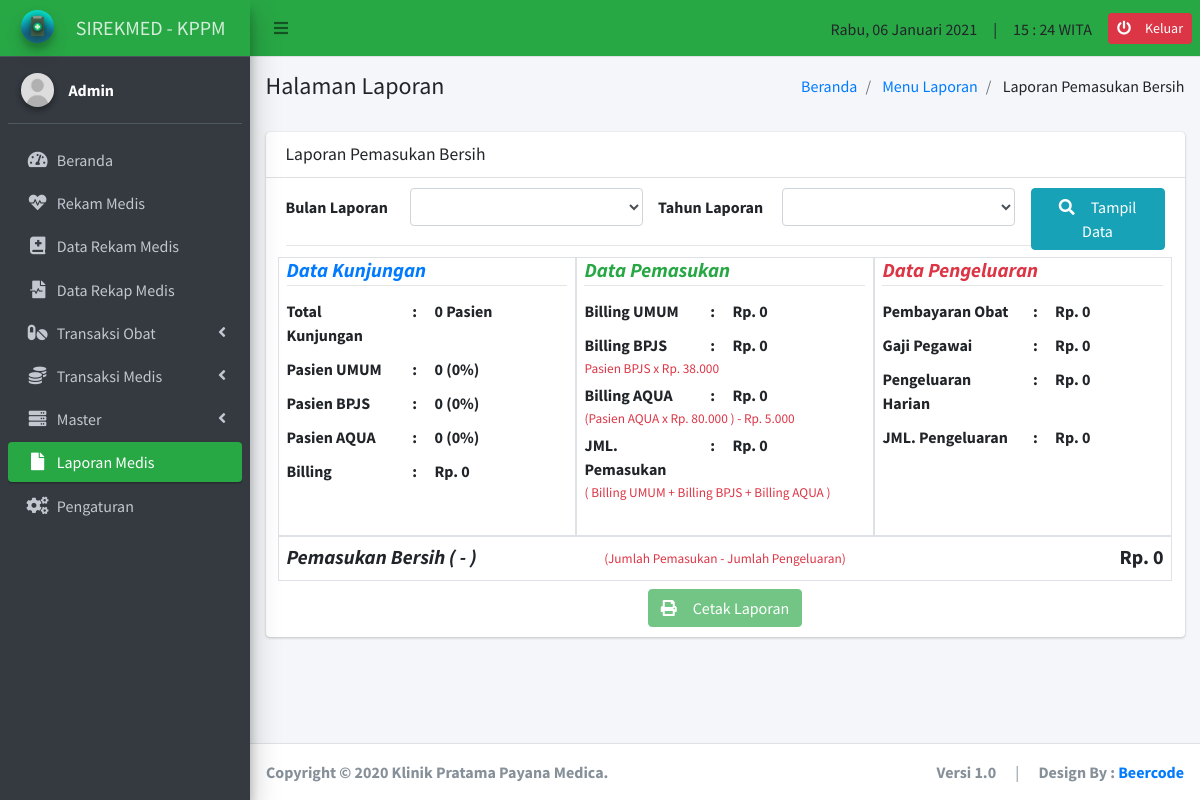
The page /menu-laporan-pemasukan.php (signed in) on the database its author committed.
### tables this page shows
CREATE TABLE `tabel_uang` (
  `id_uang` varchar(20) NOT NULL,
  `uang_hadir` bigint(20) NOT NULL,
  `uang_bpjs` bigint(20) NOT NULL,
  `uang_aqua` bigint(20) NOT NULL,
  `biaya_bank` bigint(20) NOT NULL
);

### database.php (called while the page is built, shortened)
<?php
$koneksi = mysqli_connect("localhost", "root", "", "db_rekam_medis");
function query($query)
{
  global $koneksi;
  $result = mysqli_query($koneksi, $query);
  $rows = [];
  while ($row = mysqli_fetch_assoc($result)) {
    $rows[] = $row;
  }
  return $rows;
}

### menu-laporan-pemasukan.php (the view, shortened to what this page needs)
<?php
include "header.php";
include "sidebar.php";
include "database.php";
if (isset($_REQUEST["bulan_masuk"]) && ($_REQUEST["tahun_masuk"]) > 0) {
  $halaman        = "on";
  $tgl_awal       = $_REQUEST["bulan_masuk"];
  $tgl_akhir      = $_REQUEST["tahun_masuk"];
  $tanggal        = $tgl_akhir . "-" . $tgl_awal;
  $lap_kunjungan  = query("SELECT SUM(kunjungan) AS kunjung,
                                  SUM(pasien_umum) AS umum,
                                  SUM(pasien_bpjs) As bpjs,
                                  SUM(pasien_aqua) AS aqua,
                                  SUM(total_biaya) AS total
                          FROM tabel_rekap WHERE tanggal_rekap LIKE '%$tanggal%'")[0];
  $lap_pemasukan  = query("SELECT SUM(biaya_umum) AS umum,
                                  SUM(biaya_bpjs) AS bpjs,
                                  SUM(biaya_aqua) AS aqua,
                                  SUM(total_pemasukan) AS total
                          FROM tabel_pemasukan WHERE tanggal_pemasukan LIKE '%$tanggal%'")[0];
  $lap_pengeluaran  = query("SELECT * FROM tabel_pengeluaran WHERE tanggal_pengeluaran LIKE '%$tanggal%'")[0];
  $hal_link       = "?&bulan_masuk=$tgl_awal&tahun_masuk=$tgl_akhir";
  $kunjungan      = number_format($lap_kunjungan["kunjung"], 0, ".", ".");
  $umum           = number_format($lap_kunjungan["umum"], 0, ".", ".");
  $bpjs           = number_format($lap_kunjungan["bpjs"], 0, ".", ".");
  $aqua           = number_format($lap_kunjungan["aqua"], 0, ".", ".");
  $billing        = number_format($lap_kunjungan["total"], 0, ".", ".");
  $masuk_umum     = number_format($lap_pemasukan["umum"], 0, ".", ".");
  $masuk_bpjs     = number_format($lap_pemasukan["bpjs"], 0, ".", ".");
  $biaya          = query("SELECT biaya_bank FROM tabel_uang")[0];
  $masuk_aqua     = number_format(($lap_pemasukan["aqua"] - $biaya["biaya_bank"]), 0, ".", ".");
  $masuk_bill     = number_format(($lap_pemasukan["total"] - $biaya["biaya_bank"]), 0, ".", ".");
} else {
  $tgl_awal       = "";
  $tgl_akhir      = "";
  $halaman        = "";
  $hal_link       = "?";
  $kunjungan      = 0;
  $umum           = 0;
  $bpjs           = 0;
  $aqua           = 0;
  $billing        = 0;
  $persen1        = 0;
  $persen2        = 0;
  $persen3        = 0;
  $masuk_umum     = 0;
  $masuk_bpjs     = 0;
  $masuk_aqua     = 0;
  $masuk_bill     = 0;
  $lap_pengeluaran["biaya_obat"] = 0;
  $lap_pengeluaran["biaya_gaji"] = 0;
  $lap_pengeluaran["biaya_harian"] = 0;
  $lap_pengeluaran["total_pengeluaran"] = 0;
}
?>
<div class="content-wrapper">
  <div class="content-header">
    <div class="container-fluid">
      <div class="row mb-2">
        <div class="col-md-6">
          <h4>Halaman Laporan</h4>
        </div>
        <div class="col-md-6">
          <ol class="breadcrumb float-sm-right">
            <li class="breadcrumb-item">
              <a href="index.php">Beranda</a>
            </li>
            <li class="breadcrumb-item">
              <a href="laporan.php">Menu Laporan</a>
            </li>
            <li class="breadcrumb-item">
              <span>Laporan Pemasukan Bersih</span>
            </li>
          </ol>
        </div>
      </div>
    </div>
  </div>
  <section class="content">
    <div class="container-fluid">
      <div class="row">
        <div class="col-md-12">
          <div class="card">
            <div class="card-header">
              <h5 class="card-title">Laporan Pemasukan Bersih</h5>
            </div>
            <div class="card-body">
              <form action="" method="post">
                <div class="row" style="margin-top: -10px;">
                  <div class="col-md-5">
                    <div class="form-group row">
                      <label for="bulan_masuk" class="col-md-4 col-form-label">Bulan Laporan</label>
                      <div class="col-md-8">
                        <select name="bulan_masuk" id="bulan_masuk" class="js-example-placeholder-single js-states form-control">
                          <option></option>
                          <?php $select1 = ($tgl_awal == "01") ? "selected" : ""; ?>
                          <option value="01" <?= $select1; ?>>Januari</option>
                        </select>
                      </div>
                    </div>
                  </div>
                  <div class="col-md-5">
                    <div class="form-group row">
                      <label for="tahun_masuk" class="col-md-4 col-form-label">Tahun Laporan</label>
                      <div class="col-md-8">
                        <select name="tahun_masuk" id="tahun_masuk" class="js-example-placeholder-single js-states form-control">
                          <option></option>
                          <?php
                          $mulai = date('Y') - 20;
                          for ($i = $mulai; $i < $mulai + 100; $i++) {
                            echo '<option values="' . $i . '">' . $i . '</option>';
                          }
                          ?>
                        </select>
                      </div>
                    </div>
                  </div>
                  <div class="col-md-2">
                    <?php if ($halaman == "on") : ?>
                      <a href="?" class="btn btn-block btn-info">Reset Pencarian</a>
                    <?php else : ?>
                      <button type="submit" name="btn_carimasuk" class="btn btn-block btn-info">
                        <i class="fas fa-search"></i>&emsp;Tampil Data
                      </button>
                    <?php endif; ?>
                  </div>
                </div>
                <hr style="margin-top: -5px;">
              </form>
              <div class="row" style="margin-top: -5px; margin-bottom: -10px;">
                <div class="col-md-4 border">
                  <h5 class="font-italic font-weight-bold text-blue">Data Kunjungan</h5>
                  <hr style="margin-top: -5px;">
                  <div class="form-group row" style="margin-top: -10px;">
                    <label class="col-md-5 col-form-label">Total Kunjungan</label>
                    <label class="col-md-1 col-form-label text-center">:</label>
                    <label class="col-md-6 col-form-label"><?= $kunjungan; ?> Pasien</label>
                  </div>
                  <div class="form-group row" style="margin-top: -20px;">
                    <label class="col-md-5 col-form-label">Pasien UMUM</label>
                    <label class="col-md-1 col-form-label text-center">:</label>
                    <?php
                    if (isset($lap_kunjungan["umum"]) > 0) {
                      $hasil1   = floatval(($lap_kunjungan["umum"] / $lap_kunjungan["kunjung"]) * 100);
                      $persen1  = round($hasil1, 1);
                    } else {
                      $persen1  = 0;
                    }
                    ?>
                    <label class="col-md-6 col-form-label"><?= $umum; ?> (<?= $persen1; ?>%)</label>
                  </div>
                  <div class="form-group row" style="margin-top: -20px;">
                    <label class="col-md-5 col-form-label">Pasien BPJS</label>
                    <label class="col-md-1 col-form-label text-center">:</label>
                    <?php
                    if (isset($lap_kunjungan["bpjs"]) > 0) {
                      $hasil2   = ($lap_kunjungan["bpjs"] / $lap_kunjungan["kunjung"]) * 100;
                      $persen2  = round($hasil2, 1);
                    } else {
                      $persen2  = 0;
                    }
                    ?>
                    <label class="col-md-5 col-form-label"><?= $bpjs; ?> (<?= $persen2; ?>%)</label>
                  </div>
                  <div class="form-group row" style="margin-top: -20px;">
                    <label class="col-md-5 col-form-label">Pasien AQUA</label>
                    <label class="col-md-1 col-form-label text-center">:</label>
                    <?php
                    if (isset($lap_kunjungan["aqua"]) > 0) {
                      $hasil3   = ($lap_kunjungan["aqua"] / $lap_kunjungan["kunjung"]) * 100;
                      $persen3  = round($hasil3, 1);
                    } else {
                      $persen3  = 0;
                    }
                    ?>
                    <label class="col-md-6 col-form-label"><?= $aqua; ?> (<?= $persen3; ?>%)</label>
                  </div>
                  <div class="form-group row" style="margin-top: -20px;">
                    <label class="col-md-5 col-form-label">Billing</label>
                    <label class="col-md-1 col-form-label text-center">:</label>
                    <label class="col-md-6 col-form-label">Rp. <?= $billing; ?></label>
                  </div>
                </div>
                <div class="col-md-4 border">
                  <h5 class="font-italic font-weight-bold text-green">Data Pemasukan</h5>
                  <hr style="margin-top: -5px;">
                  <div class="form-group row" style="margin-top: -10px;">
                    <label class="col-md-5 col-form-label">Billing UMUM</label>
                    <label class="col-md-1 col-form-label text-center">:</label>
                    <label class="col-md-6 col-form-label">Rp. <?= $masuk_umum; ?></label>
                  </div>
                  <div class="form-group row" style="margin-top: -20px;">
                    <label class="col-md-5 col-form-label">Billing BPJS</label>
                    <label class="col-md-1 col-form-label text-center">:</label>
                    <label class="col-md-6 col-form-label">Rp. <?= $masuk_bpjs; ?></label>
                    <?php $uang_bpjs  = query("SELECT uang_bpjs FROM tabel_uang")[0]; ?>
                    <p class="col-md-12 text-red text-left" style="margin-top: -5px; font-size: 10pt;">
                      Pasien BPJS x Rp. <?= number_format($uang_bpjs["uang_bpjs"], 0, ".", "."); ?>
                    </p>
                  </div>
                  <div class="form-group row" style="margin-top: -35px;">
                    <label class="col-md-5 col-form-label">Billing AQUA</label>
                    <label class="col-md-1 col-form-label text-center">:</label>
                    <label class="col-md-5 col-form-label">Rp. <?= $masuk_aqua; ?></label>
                    <?php
                    $uang_aqua  = query("SELECT uang_aqua FROM tabel_uang")[0];
                    $biaya_bank = query("SELECT biaya_bank FROM tabel_uang")[0];
                    ?>
                    <p class="col-md-12 text-red text-left" style="margin-top: -5px; font-size: 10pt;">
                      (Pasien AQUA x Rp. <?= number_format($uang_aqua["uang_aqua"], 0, '.', '.'); ?> ) - Rp. <?= number_format($biaya_bank["biaya_bank"], 0, '.', '.'); ?>
                    </p>
                  </div>
                  <div class="form-group row" style="margin-top: -35px;">
                    <label class="col-md-5 col-form-label">JML. Pemasukan</label>
                    <label class="col-md-1 col-form-label text-center">:</label>
                    <label class="col-md-6 col-form-label">Rp. <?= $masuk_bill; ?></label>
                    <p class="col-md-12 text-red text-left" style="margin-top: -5px; font-size: 10pt;">
                      ( Billing UMUM + Billing BPJS + Billing AQUA )
                    </p>
                  </div>
                </div>
                <div class="col-md-4 border">
                  <h5 class="font-italic font-weight-bold text-red">Data Pengeluaran</h5>
                  <hr style="margin-top: -5px;">
                  <div class="form-group row" style="margin-top: -10px;">
                    <label class="col-md-6 col-form-label">Pembayaran Obat</label>
                    <label class="col-md-1 col-form-label text-center">:</label>
                    <label class="col-md-5 col-form-label">Rp. <?= number_format($lap_pengeluaran["biaya_obat"], 0, ".", "."); ?></label>
                  </div>
                  <div class="form-group row" style="margin-top: -20px;">
                    <label class="col-md-6 col-form-label">Gaji Pegawai</label>
                    <label class="col-md-1 col-form-label text-center">:</label>
                    <label class="col-md-5 col-form-label">Rp. <?= number_format($lap_pengeluaran["biaya_gaji"], 0, ".", "."); ?></label>
                  </div>
                  <div class="form-group row" style="margin-top: -20px;">
                    <label class="col-md-6 col-form-label">Pengeluaran Harian</label>
                    <label class="col-md-1 col-form-label text-center">:</label>
                    <label class="col-md-5 col-form-label">Rp. <?= number_format($lap_pengeluaran["biaya_harian"], 0, ".", "."); ?></label>
                  </div>
                  <div class="form-group row" style="margin-top: -20px;">
                    <label class="col-md-6 col-form-label">JML. Pengeluaran</label>
                    <label class="col-md-1 col-form-label text-center">:</label>
                    <label class="col-md-5 col-form-label">Rp. <?= number_format($lap_pengeluaran["total_pengeluaran"], 0, ".", "."); ?></label>
                  </div>
                </div>
                <div class="col-md-12 border">
                  <div class="form-group row mt-2" style="margin-bottom: -5px;">
                    <div class="col-md-4">
                      <?php
                      if ($tgl_awal == "01") {
                        $bulan = "Januari";
                      } elseif ($tgl_awal == "02") {
                        $bulan = "Pebruari";
                      } elseif ($tgl_awal == "03") {
                        $bulan = "Maret";
                      } elseif ($tgl_awal == "04") {
                        $bulan = "April";
                      } elseif ($tgl_awal == "05") {
                        $bulan = "Mei";
                      } elseif ($tgl_awal == "06") {
                        $bulan = "Juni";
                      } elseif ($tgl_awal == "07") {
                        $bulan = "Juli";
                      } elseif ($tgl_awal == "08") {
                        $bulan = "Agustus";
                      } elseif ($tgl_awal == "09") {
                        $bulan = "September";
                      } elseif ($tgl_awal == "10") {
                        $bulan = "Oktober";
                      } elseif ($tgl_awal == "11") {
                        $bulan = "Nopember";
                      } elseif ($tgl_awal == "12") {
                        $bulan = "Desember";
                      } else {
                        $bulan = "";
                      }
                      ?>
                      <h5 class="font-italic font-weight-bold">Pemasukan Bersih (<?= $bulan; ?> - <?= $tgl_akhir; ?>)</h5>
                    </div>
                    <div class="col-md-4">
                      <p class="text-danger text-center mt-1" style="font-size: 10pt;">(Jumlah Pemasukan - Jumlah Pengeluaran)</p>
                    </div>
                    <div class="col-md-4">
                      <?php
                      $bersih = 0;
                      ?>
                      <h5 class="font-weight-bold text-right">Rp. <?= number_format($bersih, 0, ".", "."); ?></h5>
                    </div>
                  </div>
                </div>
                <?php if (isset($_REQUEST["bulan_masuk"]) && ($_REQUEST["tahun_masuk"]) > 0) : ?>
                  <div class="col-md-12 mt-2 text-center">
                    <a href="laporan-pemasukan.php<?= $hal_link; ?>" target="blank" class="btn btn-success">
                      <i class="fas fa-print"></i>&emsp;Cetak Laporan
                    </a>
                  </div>
                <?php else : ?>
                  <div class="col-md-12 mt-2 text-center">
                    <a href="laporan-pemasukan.php<?= $hal_link; ?>" target="blank" class="btn btn-success disabled">
                      <i class="fas fa-print"></i>&emsp;Cetak Laporan
                    </a>
                  </div>
                <?php endif; ?>
              </div>
            </div>
          </div>
        </div>
      </div>
    </div>
  </section>
</div>
<?php
include "footer.php";
?>

### rows shown on the page
tabel_uang: uang_bpjs "38.000", uang_aqua "80.000", biaya_bank "5.000"

### other values the page prints
$haris "Rabu"
$tanggal "06 Januari 2021"
$nama_pengguna "Admin"
$kunjungan "0"
$umum "0"
$persen1 "0"
$bpjs "0"
$persen2 "0"
$aqua "0"
$persen3 "0"
$billing "0"
$masuk_umum "0"
$masuk_bpjs "0"
$masuk_aqua "0"
$masuk_bill "0"
